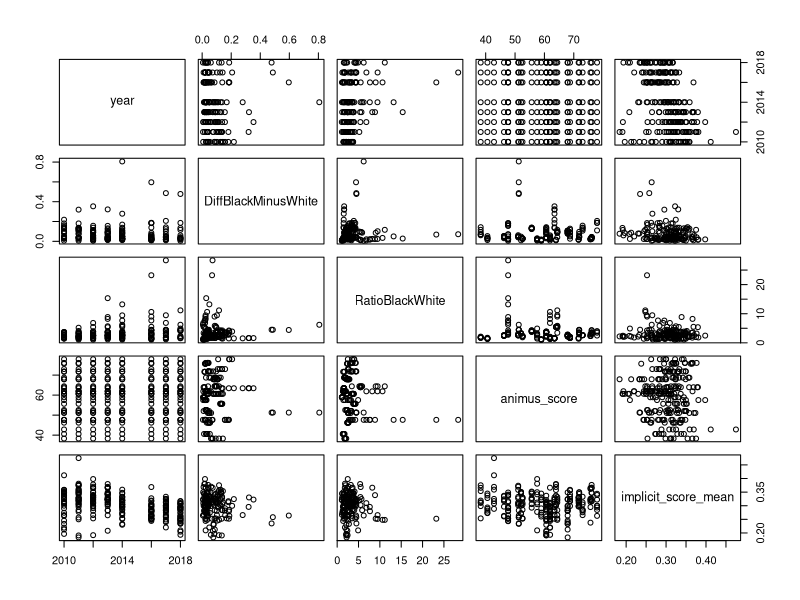
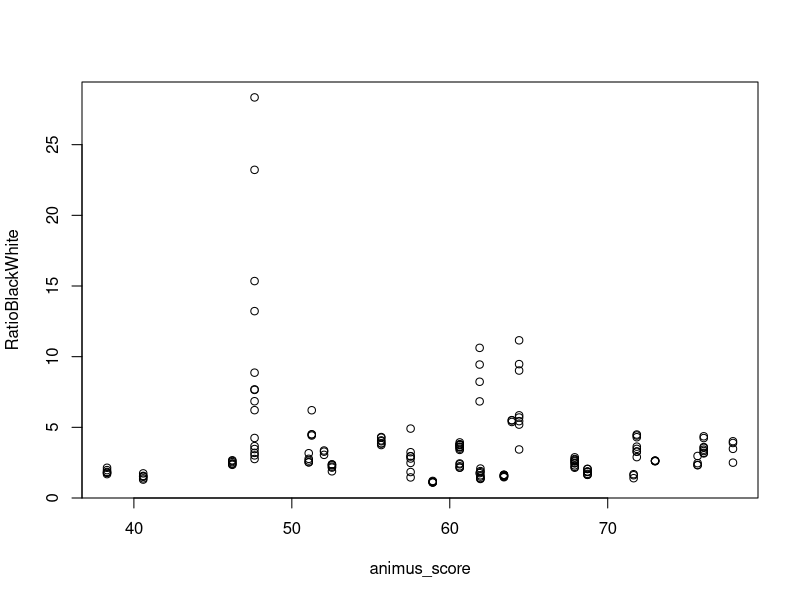
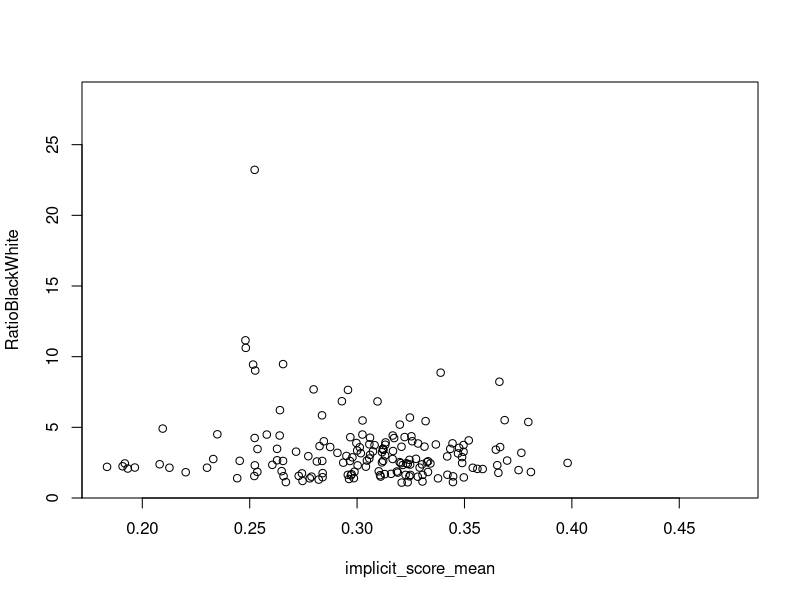
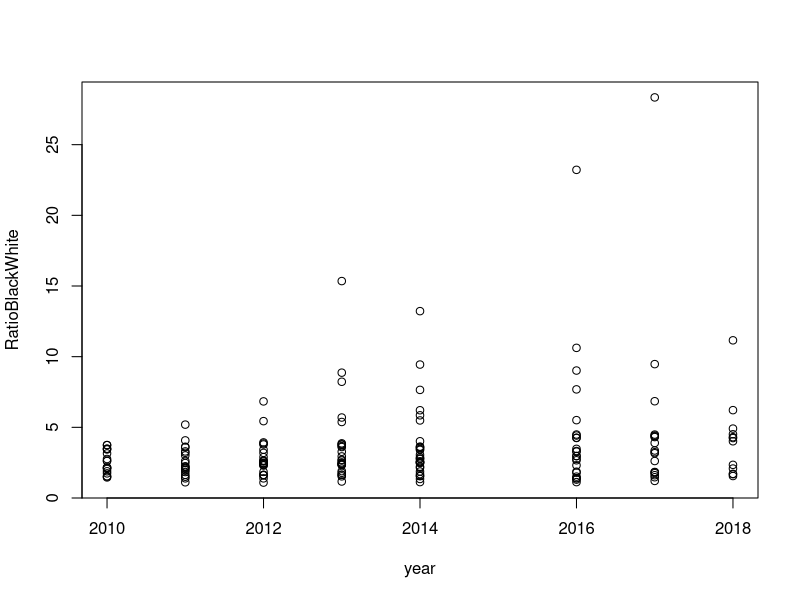

Generate these figures, in order, with R:
## ---- chunk 1
## Libraries to include
library(tidyverse)
## Load the data
library(readxl)
NewCities <- read_excel("New Cities Database copy late reduced 10-27-20.xlsx")

## ---- chunk 2
str(NewCities)
## ---- chunk 3
#NewCities$RatioBlackWhite <- as.numeric(as.character(NewCities$RatioBlackWhite))
NewCities$DiffBlackMinusWhite <- as.numeric(NewCities$DiffBlackMinusWhite)
NewCities$RatioBlackWhite <- as.numeric(NewCities$RatioBlackWhite)
NewCities$implicit_score_mean <- as.numeric(NewCities$implicit_score_mean)
str(NewCities)
## ---- chunk 4
Cities <- NewCities %>% select(c(City, year, DiffBlackMinusWhite, RatioBlackWhite, animus_score, implicit_score_mean))
dim(Cities)
## ---- chunk 5
head(Cities)
## ---- chunk 6
plot(Cities[2:6])
## ---- chunk 7
Cities[order(Cities$RatioBlackWhite, decreasing = TRUE),]
## ---- chunk 8
plot(RatioBlackWhite ~ animus_score, data = Cities)
plot(RatioBlackWhite ~ implicit_score_mean, data = Cities)
plot(RatioBlackWhite ~ year, data = Cities)
#plot(animus_score ~ implicit_score_mean, data = Cities)
## ---- chunk 9
summary(mod1 <- lm(RatioBlackWhite ~ animus_score + implicit_score_mean, data = Cities))
summary(mod2 <- lm(RatioBlackWhite ~ implicit_score_mean, data = Cities))
## ---- chunk 10
summary(mod1yr <- lm(RatioBlackWhite ~ animus_score + implicit_score_mean + year, data = Cities))
summary(mod2yr <- lm(RatioBlackWhite ~ implicit_score_mean + year, data = Cities))
summary(modyYearOnly <- lm(RatioBlackWhite ~ year, data = Cities))
